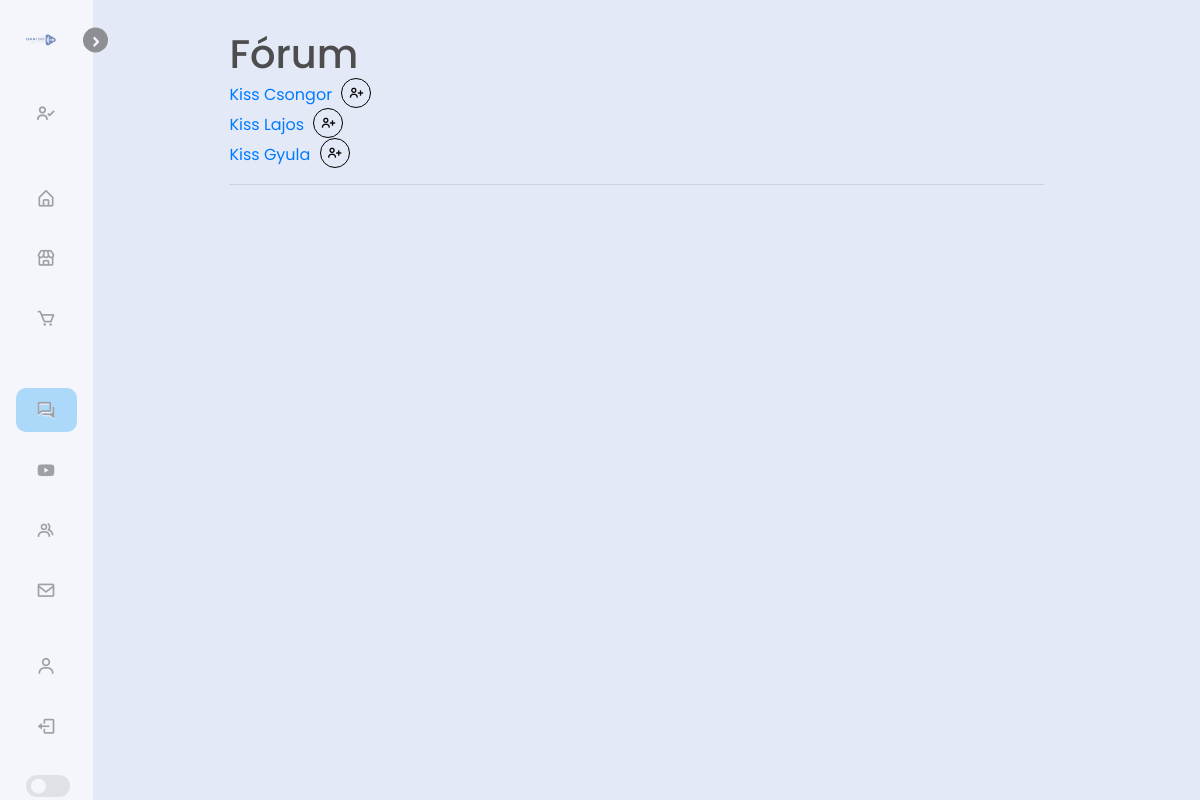
Page /forum/ (signed in) on the earlier database version.
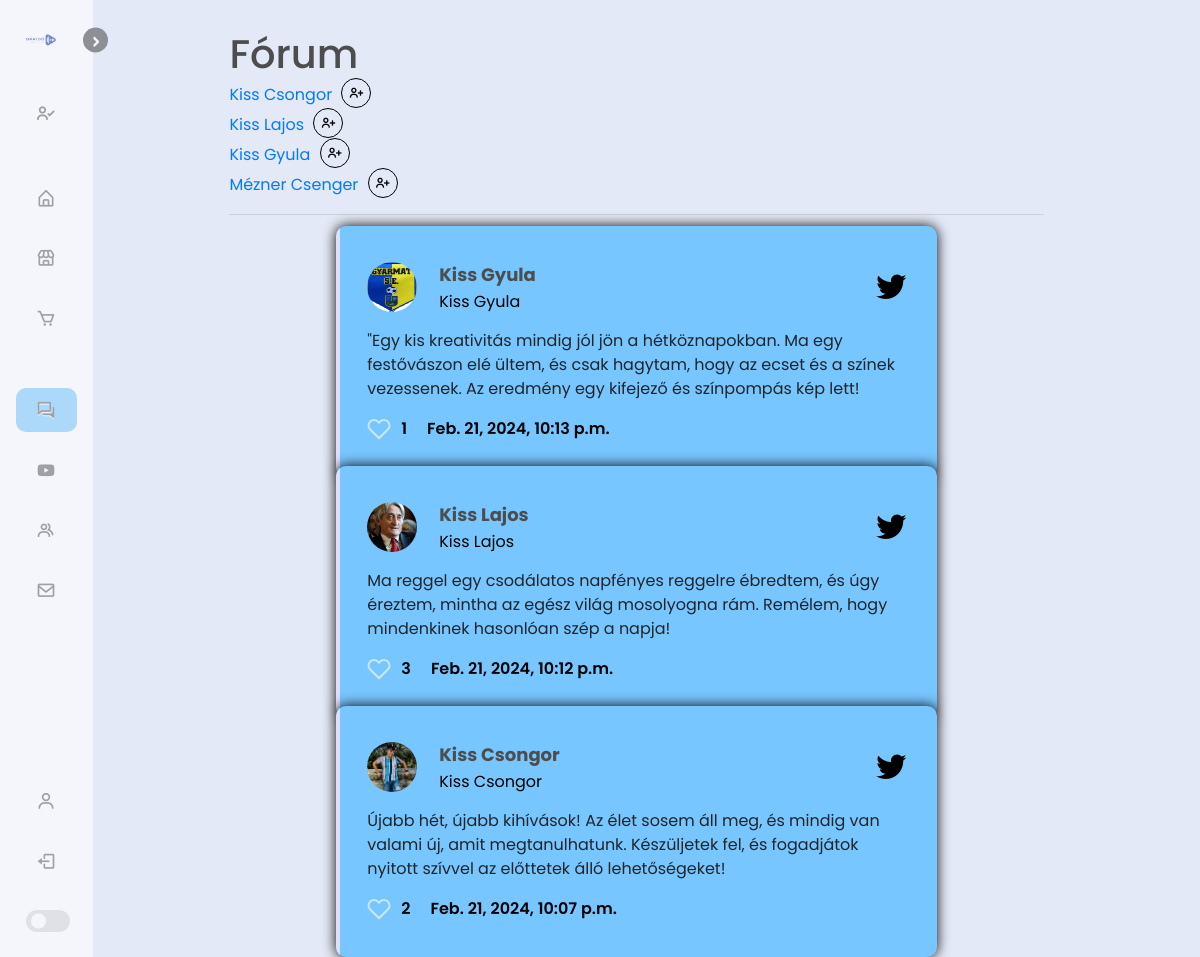
Same page on the later database version.
### store/models.py (models this page shows, shortened)
class Customer(models.Model):
    user = models.OneToOneField(User, on_delete=models.CASCADE,  null=True, blank=True)
    name = models.CharField(max_length=200, null=True)
    email = models.CharField(max_length=200, null=True)
    phone_number = models.CharField(max_length=20, null=True, blank=True)
    follows = models.ManyToManyField("self", related_name='following',symmetrical=False, blank=True)
    followers = models.ManyToManyField("self", related_name='followed_by',symmetrical=False, blank=True)
    date_modified = models.DateTimeField(User, auto_now=True)
    image = models.ImageField(null=True, blank=True)
    description = models.CharField(max_length=500, null=True)
    def __str__(self):
        return self.name
    @property
    def imageURL(self):
        try:
            url = self.image.url
        except:
            url = ''
        return url

class Post(models.Model):
    profile = models.ForeignKey(Customer, on_delete=models.DO_NOTHING, blank=True, null=True)
    body = models.CharField(max_length=200)
    created = models.DateTimeField(auto_now_add=True)
    likes = models.ManyToManyField(Customer, related_name='liked_by', symmetrical=False, blank=True)

### store/views.py (the view, shortened to what this page needs)
# urls.py: path('forum/', views.forum, name="forum"),
def forum(request):
    posts = Post.objects.all().order_by("-created")
    profiles = Customer.objects.all()
    self_user = request.user.customer
    self_profile = Customer.objects.get(id=self_user.id)
    context = {'profiles':profiles, 'self_profile':self_profile, 'posts':posts}
    return render(request, 'store/forum.html', context)

### store/templates/store/forum.html (shortened to what this page needs)
{% extends 'store/main.html' %}
{% load static %}
{% block content %}
<link rel="stylesheet" href="{% static 'css/forum.css' %}" />
<h1>Fórum</h1>
<form method=POST>
    {% for profile in profiles %}
        {% if profile != self_profile %}
        {% if profile in self_profile.follows.all %}
        <a href="{% url 'profile' profile.user.id %}">{{profile.name}}</a><button name="follow" value="unfollow;{{profile}}" type="submit" class="bx bx-user-minus unfollow_btn big_btn"></button><br>
        {% else %}
        <a href="{% url 'profile' profile.user.id %}">{{profile.name}}</a>
        <button name="follow" value="follow;{{profile}}" type="submit" class="bx bx-user-plus follow_btn big_btn"></button><br>
        {% endif %}
        {% endif %}
    {% endfor %}
</form>
<hr>
{% for post in posts %}
<div class="wrapper">
    <div class="card">
      <div class="user">
        <div class="profile">
          <img src="{{post.profile.imageURL}}" class="ava">
          <div class="username">
            <h3 class="name">{{post.profile}}</h3>
            <p class="uname">{{post.profile}}</p>
          </div>
        </div>
        <i class="fa-brands fa-twitter icon"></i>
      </div>
      <div class="twitt">
        <p>{{post.body}}</p>
      </div>
      <div class="insight">
        <div class="like">
          <p class="like-value">{{post.likes.all.count}}</p>
        </div>
        <div class="created">
          <p>{{post.created}}</p>
        </div>
      </div>
    </div>
  </div>
{% endfor %}
{% endblock content %}

### store/templates/store/main.html (shortened to what this page needs)
<!DOCTYPE html>
{% load static %}
<html>
  <head>
    <link
      rel="stylesheet"
      href="https://stackpath.bootstrapcdn.com/bootstrap/4.4.1/css/bootstrap.min.css"
    />
    <link rel="stylesheet" href="{% static 'css/main-page.css' %}" />
    <link rel="stylesheet" href="{% static 'css/store.css' %}" />
    <link rel="stylesheet" href="{% static 'css/kezdolap.css' %}" />
    <link rel="stylesheet" href="{% static 'css/register.css' %}" />
    <link rel="stylesheet" href="{% static 'css/login.css' %}" />
    <link rel="stylesheet" href="{% static 'css/profile.css' %}" />
    <link
      href="https://unpkg.com/boxicons@2.1.4/css/boxicons.min.css"
      rel="stylesheet"
    />
    <link
      rel="stylesheet"
      href="https://cdnjs.cloudflare.com/ajax/libs/font-awesome/6.5.1/css/all.min.css"
    />
  </head>
  <body>
    <nav class="sidebar close" id="sidebar">
      <header>
        <div class="image-text">
          <span class="image" style="margin-left: 2.5vh">
            <img src="{% static 'images/logo.png' %}" />
          </span>
        </div>
        <i class="bx bx-chevron-right toggle"></i>
      </header>
      <div class="menu-bar">
        <div class="menu">
          <ul class="menu-links">
            <li class="nav-link basic">
              {% if request.user.id is None %}
              <i class="bx bx-user-x icon"></i>
              <span class="text nav-text"
                >Köszöntünk<br /><strong>Vendégfelhasználó</strong></span
              >
              {% else %}
              <i class="bx bx-user-check icon"></i>
              {% endif %}
            </li>
            <li class="nav-link">
              <a href="{% url 'home' %}">
                <i class="bx bx-home-alt icon"></i>
              </a>
            </li>
            <li class="nav-link">
              <a href="{% url 'store' %}">
                <i class="bx bx-store icon"></i>
              </a>
            </li>
            <li class="nav-link bottom">
              <a href="{% url 'cart' %}">
                <i class="bx bx-cart icon"></i>
              </a>
            </li>
            {% if request.user.id is not None %}
            <li class="nav-link basic">
              <a href="{% url 'forum' %}">
                <i class="bx bx-conversation icon"></i>
              </a>
            </li>
            {% else %}
            <li class="nav-link basic"></li>
            {% endif %}
            <li class="nav-link">
              <a href="">
                <i class="bx bxl-youtube icon"></i>
              </a>
            </li>
            <li class="nav-link">
              <a href="">
                <i class="bx bx-group icon"></i>
              </a>
            </li>
            <li class="nav-link">
              <a href="">
                <i class="bx bx-envelope icon"></i>
              </a>
            </li>
          </ul>
        </div>
        <div class="bottom-content">
          <ul>
            {% if request.user.id is None %}
            <li class="nav-link">
              <a href="{% url 'register' %}">
                <i class="bx bx-log-in icon"></i>
                <span class="text nav-text"
                  >Regisztráció/<br />Bejelentkezés</span
                >
              </a>
            </li>
            {% else %}
            <li class="nav-link">
              <a href="{% url 'profile' request.user.id %}">
                <i class="bx bx-user icon"></i>
              </a>
            </li>
            <li class="nav-link">
              <a href="{% url 'logout' %}">
                <i class="bx bx-log-out icon"></i>
              </a>
            </li>
            {% endif %}
            <li class="mode nav-link">
              <div class="toggle-switch">
                <span class="switch"></span>
              </div>
            </li>
          </ul>
        </div>
      </div>
    </nav>
    <section class="home">
      <div class="container" style="max-width: 75%; margin-top: 30px">
        {% block content %} {% endblock content %}
      </div>
    </section>
  </body>
</html>

### static/css/main-page.css (style rules this page uses)
* { margin: 0; padding: 0; box-sizing: border-box; font-family: "Poppins", sans-serif; }
:root { --body-color: #e4e9f7; --sidebar-color: #fff; --primary-color: #0079b5; --primary-color-light: #00b6e3; --toggle-color: #ddd; --text-color: #707070; --text-color-dark: #f6f5ff; --grey: #545454; --black: #000000; --white: #fff; --tran-02: all 0.2s ease; --tran-03: all 0.3s ease; --tran-04: all 0.4s ease; --tran-05: all 0.5s ease; }
body { height: 100vh; background: var(--body-color); transition: var(--tran-04); }
.sidebar { position: fixed; top: 0; left: 0; height: 100%; width: 250px; background: var(--sidebar-color); transition: var(--tran-05); z-index: 100; opacity: 1; }
.sidebar.close { width: 93px; opacity: 0.6; }
.sidebar .image { min-width: 60px; display: flex; align-items: center; }
.sidebar li { height: 60px; list-style: none; display: flex; align-items: center; }
.sidebar li.basic:first-child { margin-top: 3vh; margin-bottom: 3vh; }
.sidebar li.basic:nth-child(5) { margin-top: 4vh; }
.sidebar li:first-child.basic .icon { font-size: 2.7vh; }
.sidebar li .icon { display: flex; align-items: center; justify-content: center; font-size: 20px; min-width: 60px; }
.sidebar li .text, .sidebar li .icon { color: var(--text-color); transition: var(--tran-02); }
.sidebar header { position: relative; margin-top: 20px; }
.sidebar .image-text img { width: 40px; border-radius: 6px; }
.sidebar header .image-text { display: flex; align-items: center; }
.sidebar header .toggle { position: absolute; top: 50%; right: -15px; transform: translateY(-50%) rotate(180deg); height: 25px; width: 25px; background: var(--grey); display: flex; align-items: center; justify-content: center; border-radius: 50%; color: var(--sidebar-color); font-size: 20px; transition: var(--tran-05); cursor: pointer; }
.sidebar.close header .toggle { transform: translateY(-50%); cursor: pointer; }
.sidebar li a { text-decoration: none; height: 100%; width: 100%; display: flex; align-items: center; border-radius: 10px; transition: var(--tran-04); }
.sidebar .menu-bar { height: calc(100% - 50px); display: flex; flex-direction: column; justify-content: space-between; }
.menu-bar .mode { border-radius: 25px; position: relative; }
.menu-bar .mode .toggle-switch { position: absolute; display: flex; align-items: center; justify-content: center; height: 100%; min-width: 60px; cursor: pointer; right: 15px; }
.toggle-switch .switch { position: relative; height: 22px; width: 44px; border-radius: 25px; background: var(--toggle-color); }
.switch::before { content: ""; position: absolute; height: 15px; width: 15px; border-radius: 50%; top: 50%; left: 5px; transform: translateY(-50%); background: var(--sidebar-color); transition: var(--tran-03); }
.home { position: relative; left: 25vh; height: 100vh; width: calc(100% - 25vh); transition: var(--tran-05); }
.sidebar.close ~ .home { left: 9.2vh; width: calc(100% - 9.2vh); }
h1, h2, h3, h4, h5, h6 { color: hsl(0, 0%, 30%); }
.active { background-color: lightskyblue; }

### static/css/store.css (style rules this page uses)
:root { --body-color: #e4e9f7; --sidebar-color: #fff; --primary-color: #0079b5; --primary-color-light: #00b6e3; --toggle-color: #ddd; --text-color: #707070; --text-color-dark: #f6f5ff; --grey: #545454; --black: #000000; --white: #fff; --tran-02: all 0.2s ease; --tran-03: all 0.3s ease; --tran-04: all 0.4s ease; --tran-05: all 0.5s ease; }

### static/css/kezdolap.css (style rules this page uses)
* { margin: 0; padding: 0; }

### static/css/forum.css (style rules this page uses)
p, h1, h2, h3, h4 { margin: 0; padding: 0; }
.wrapper { display: flex; align-items: center; justify-content: center; height: 30vh; }
.card { display: flex; flex-direction: column; width: 601px; height: auto; padding: 35px 31px; gap: 15px; border-radius: 10px; background: #77c6ff; box-shadow: var(--black) 0 0 1.6vh; }
.user { display: flex; justify-content: space-between; align-items: center; }
.profile { display: flex; align-items: center; gap: 22px; }
.ava { border-radius: 50%; width: 50px; height: 50px; }
.icon { font-size: 30px; color: black; }
.username { display: flex; flex-direction: column; gap: 1px; }
.username .name { line-height: normal; font-size: 18px; font-style: normal; font-weight: 700; }
.username .uname { color: black; font-size: 16px; font-style: normal; font-weight: 400; line-height: normal; }
.insight { display: flex; align-items: center; gap: 20px; color: black; font-size: 16px; font-weight: 600; line-height: 26px; }
.like { display: flex; align-items: center; gap: 10px; }

Differences in the rows shown:
added Customer: name "Mézner Csenger"
added Post: profile.imageURL (picture), profile "Kiss Gyula", body "\"Egy kis kreativitás mindig jól jön a hétköznapokban. Ma egy festővászon elé ültem, és csak hagytam, hogy az ecset és a színek vezessenek. Az eredmény egy kifejező és színpompás kép lett!", likes.all.count "1", created "Feb. 21, 2024, 10:13 p.m."
added Post: profile.imageURL (picture), profile "Kiss Lajos", body "Ma reggel egy csodálatos napfényes reggelre ébredtem, és úgy éreztem, mintha az egész világ mosolyogna rám. Remélem, hogy mindenkinek hasonlóan szép a napja!", likes.all.count "3", created "Feb. 21, 2024, 10:12 p.m."
added Post: profile.imageURL (picture), profile "Kiss Csongor", body "Újabb hét, újabb kihívások! Az élet sosem áll meg, és mindig van valami új, amit megtanulhatunk. Készüljetek fel, és fogadjátok nyitott szívvel az előttetek álló lehetőségeket!", likes.all.count "2", created "Feb. 21, 2024, 10:07 p.m."
